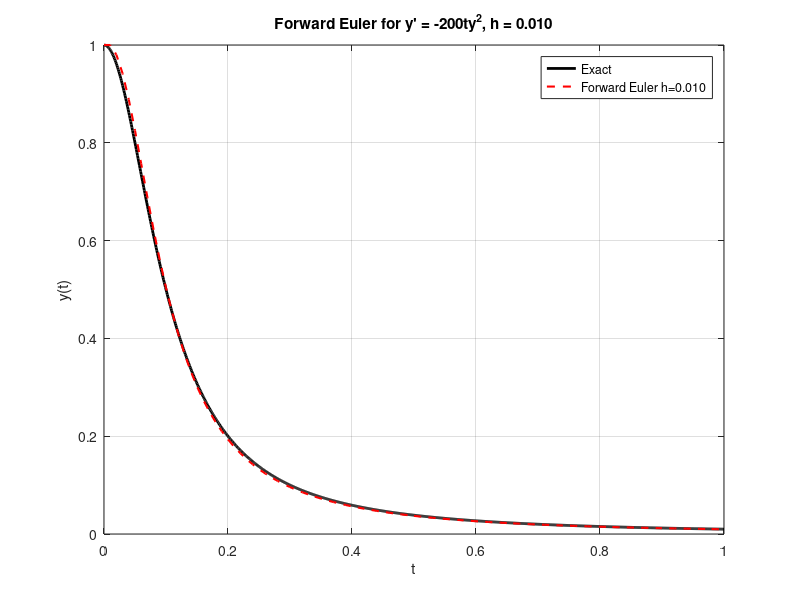
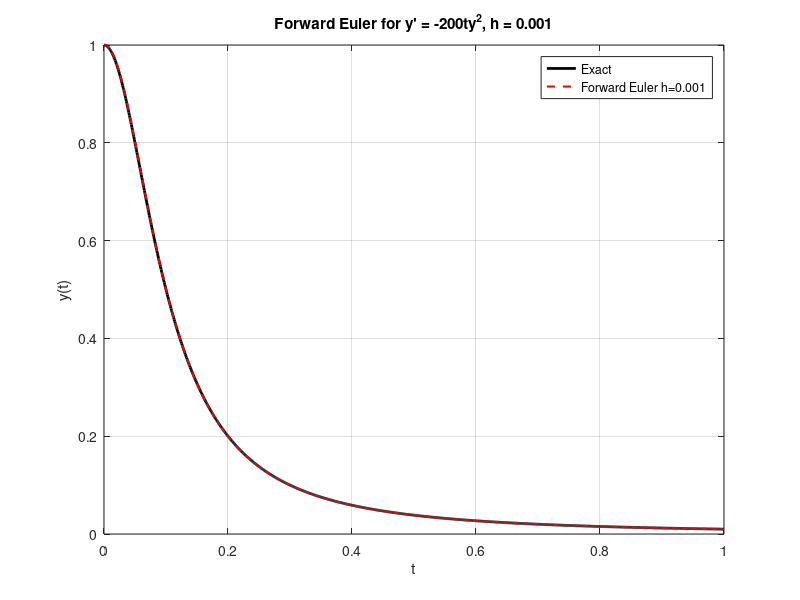

The MATLAB source for these figures, in order:
% =========================================================
% Computer Problem 2 - Forward Euler for y' = -200*t*y^2
% y(0) = 1, solved on [0, 1]
% Exact solution: y(t) = 1 / (1 + 100*t^2)
% =========================================================

function forward_euler_stiff()
    y0 = 1;
    t_end = 1;
    exact = @(t) 1 ./ (1 + 100*t.^2);
    f = @(t, y) -200 * t * y^2;

    fprintf('=== Forward Euler: y'' = -200*t*y^2 ===\n\n');

    % --- Run for both step sizes ---
    for h = [0.01, 0.001]
        fprintf('--- h = %.3f ---\n', h);
        [t, y] = forward_euler(f, y0, t_end, h);

        % Error at final time
        y_exact_end = exact(t_end);
        err = abs(y(end) - y_exact_end);
        fprintf('y(1) approx  = %.6f\n', y(end));
        fprintf('y(1) exact   = %.6f\n', y_exact_end);
        fprintf('Abs error    = %.2e\n\n', err);

        % Plot
        figure;
        t_fine = linspace(0, t_end, 1000);
        plot(t_fine, exact(t_fine), 'k-', 'LineWidth', 2, 'DisplayName', 'Exact');
        hold on;
        plot(t, y, 'r--', 'LineWidth', 1.5, 'DisplayName', sprintf('Forward Euler h=%.3f', h));
        xlabel('t'); ylabel('y(t)');
        title(sprintf("Forward Euler for y' = -200ty^2, h = %.3f", h));
        legend; grid on;
    end
end

% --- Forward Euler Routine ---
function [t, y] = forward_euler(f, y0, t_end, h)
    t = 0 : h : t_end;
    y = zeros(size(t));
    y(1) = y0;
    for i = 1 : length(t) - 1
        y(i+1) = y(i) + h * f(t(i), y(i));
    end
end
